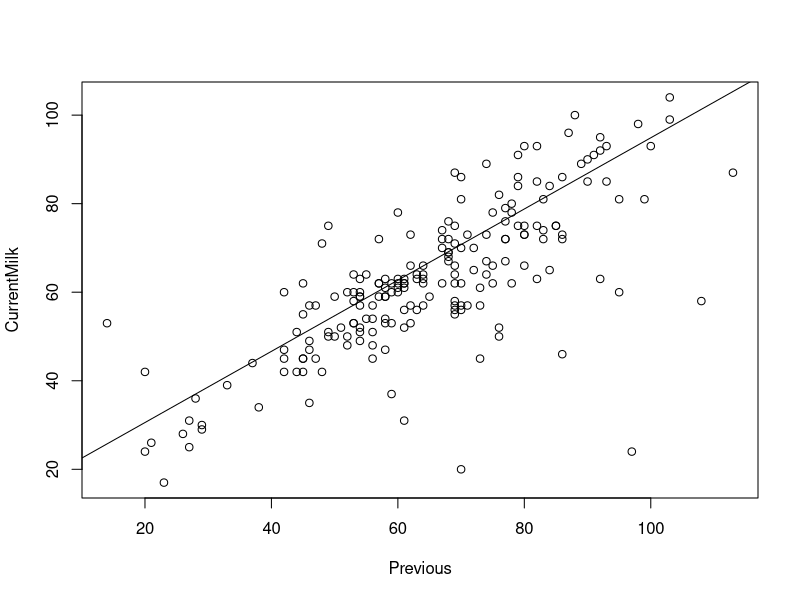
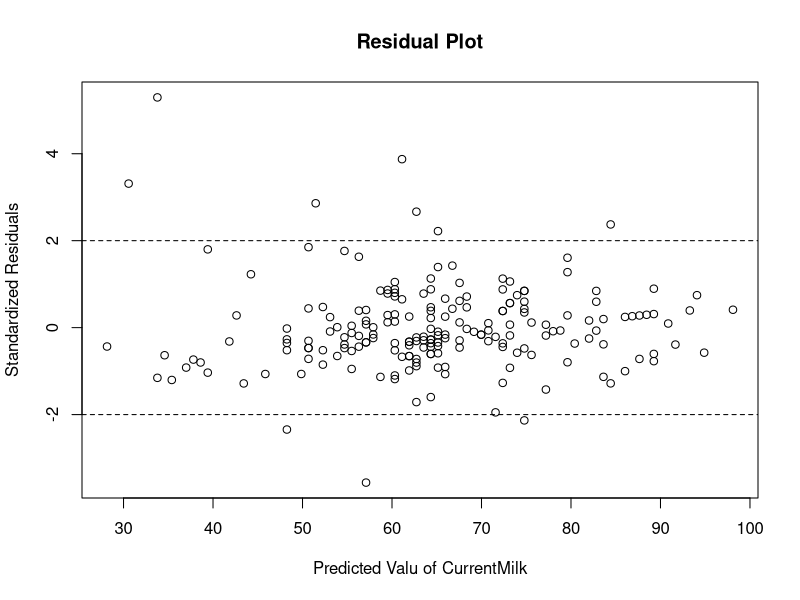
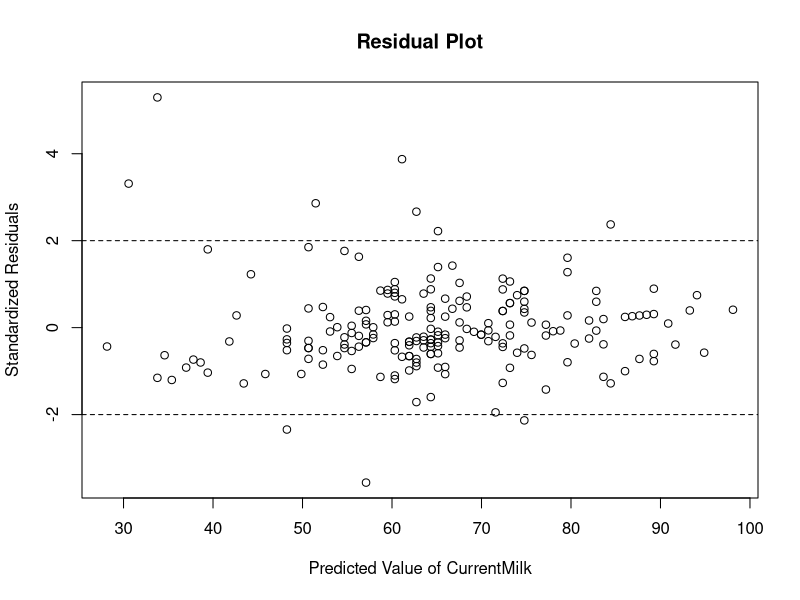
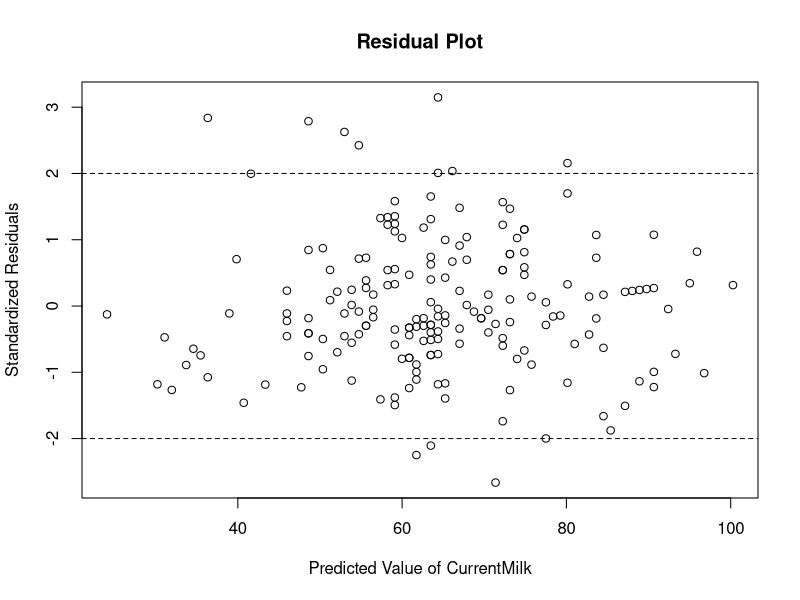
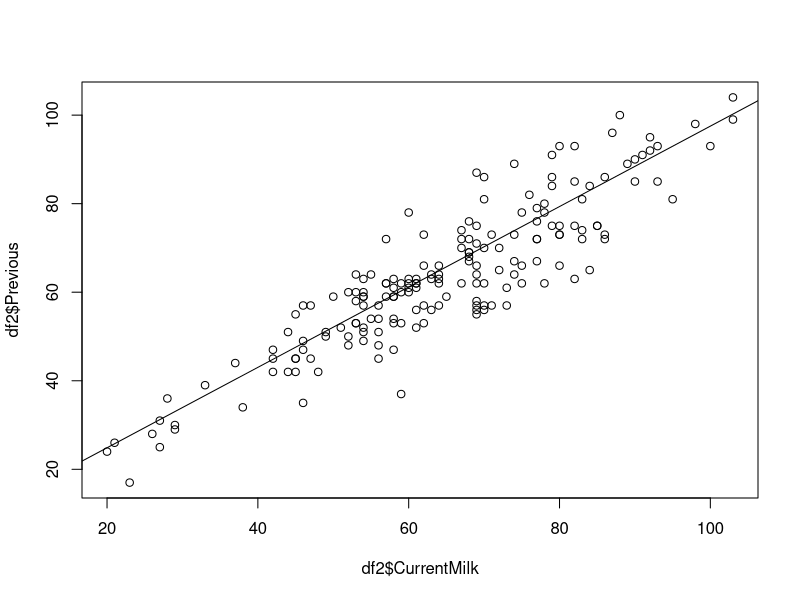

Reproduce these figures in R, in order.
setwd('C:\\games')

df<-read.csv('Milk Production.csv')
head(df)

milk<-lm(df$CurrentMilk~df$Previous)
lm(CurrentMilk~Previous,data=df)

#To Print the ANOVA Table for the Linear Regression model built
summary(milk)

plot(df$CurrentMilk,df$Previous
     ,xlab="Previous",ylab="CurrentMilk")

#Adding the Regression line to the plot
abline(milk)

#Finding the quantile value of 95% i.e the 't' distribution value
alpha=0.05
n=199
p=1
qt(p=1-(alpha/2),df=n-p-1)

#To find the sse of the linear model "Milk"

SSE<-sum((df$CurrentMilk-milk$fitted.values)^2)
SSR<-sum((milk$fitted.values-mean(df$CurrentMilk))^2)
SST<-sum((df$CurrentMilk-mean(df$CurrentMilk))^2)

#Observe the f_statistic value in the ANOVA table It will be same 
f_stat=(SSR/SSE)*(n-1-1)

#To plot the "Standardized Residual Plot"

plot(milk$fitted.values,rstandard(milk),
     main="Residual Plot",
     xlab="Predicted Valu of CurrentMilk",
     ylab="Standardized Residuals")
abline(h=2,lty=2)
abline(h=-2,lty=2)


#Normal Residual plot

plot(milk$fitted.values,rstandard(milk),
     main="Residual Plot",
     xlab="Predicted Value of CurrentMilk",
     ylab="Standardized Residuals")
abline(h=2,lty=2)
abline(h=-2,lty=2)

#to print the row number beside the point we use the identify function i.e identify(x,y)

identify(milk$fitted.values,rstandard(milk))

#To remove the Residual one by one by removing the farthest point one by one

df1=df[c(-3,-11,-16,-26,-18,-13,-135,-45,-190,-138),]
milk_model1<-lm(df1$CurrentMilk~df1$Previous)
summary(milk_model1)

#Residual plot of milk_model1


plot(milk_model1$fitted.values,rstandard(milk_model1),
     main="Residual Plot",
     xlab="Predicted Value of CurrentMilk",
     ylab="Standardized Residuals")
abline(h=2,lty=2)
abline(h=-2,lty=2)

identify(milk_model1$fitted.values,rstandard(milk_model1))

df2=df1[c(-90,-89,-10,-42,-20,-12,-56,-165,-102),]
milk_model2<-lm(df2$CurrentMilk~df2$Previous)
summary(milk_model2)

plot(df2$CurrentMilk,df2$Previous)
abline(milk_model2)
